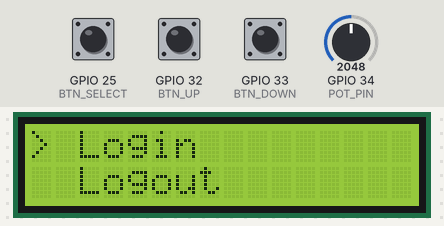
Bench run of a program on a simulated ESP32. Shown: 16×2 character LCD. The test bench sets the inputs (shaded band); at power-on: GPIO 32 (BTN_UP) HIGH, GPIO 25 (BTN_SELECT) HIGH, GPIO 33 (BTN_DOWN) HIGH, GPIO 34 (POT_PIN) = 2048.

Above: at 2.2 s.
2.3 s: GPIO 32 (BTN_UP) pulled LOW for 3.2 s
At 6.5 s:
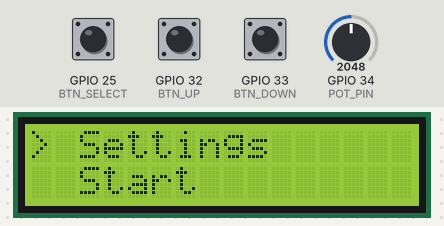
7.0 s: GPIO 25 (BTN_SELECT) pulled LOW for 0.15 s
At 7.8 s:
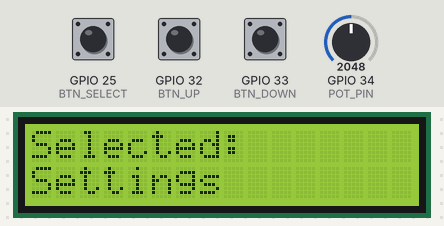
9.5 s: GPIO 25 (BTN_SELECT) pulled LOW for 3.2 s
14.2 s: GPIO 32 (BTN_UP) pulled LOW for 0.15 s
At 15.1 s:
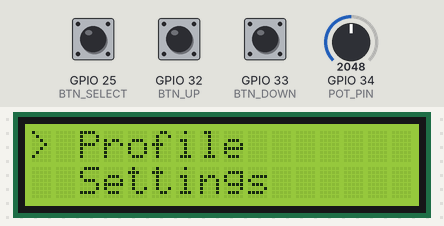
15.8 s: GPIO 25 (BTN_SELECT) pulled LOW for 1 s
At 16.3 s:
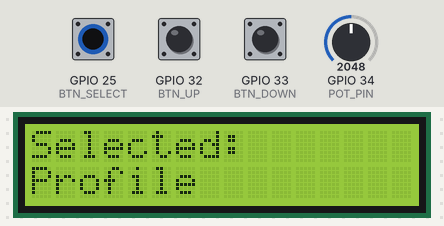
18.3 s: GPIO 25 (BTN_SELECT) driven LOW and GPIO 32 (BTN_UP) driven LOW
At 19.2 s:
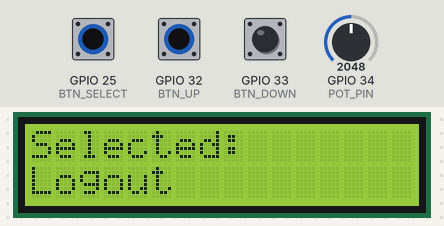
Timing chart, 0 to 21.3 s (numbered marks = the images above; inputs shaded):
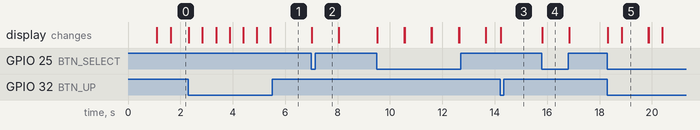

The program:

main.cpp
```cpp
#include <Arduino.h>
#include <Wire.h>
#include <LiquidCrystal_I2C.h>

#define SDA 21 // SDA pin
#define SCK 22 // SCK pin

LiquidCrystal_I2C lcd(0x27, 16, 2); // 16 columns, 2 rows (16x2 LCD display)

const int BTN_UP = 32; // Up button
const int BTN_DOWN = 33; // Down button
const int BTN_SELECT = 25; // Select button
const int POT_PIN = 34; // Potentiomete

const int numItems = 5;
String menuItems[numItems] = {"Start", "Login", "Logout", "Profile", "Settings", };

int menuIndex = 0;
int lastMenuIndex = -1;
int lastPotIndex = -1;

void displayMenu(); // function to display menu
void handleButtons(); // function to ahndle button clicks
void handlePotentiometer(); // function to handle potentiometer

void setup() {

    // init buttons
    pinMode(BTN_UP, INPUT_PULLUP);
    pinMode(BTN_DOWN, INPUT_PULLUP);
    pinMode(BTN_SELECT, INPUT_PULLUP);

    // init LCD
    Wire.begin(21, 22);  // SDA, SCL for ESP32
    lcd.init();
    lcd.backlight();

    // write hello message on first row
    lcd.setCursor(0, 0);
    lcd.print("Hello!");
    delay(1000);
    displayMenu();
}

void loop() {
    handleButtons();
    handlePotentiometer();
}

void handleButtons() {

    // move to option above
    if (digitalRead(BTN_UP) == LOW) {
        menuIndex--;
        if (menuIndex < 0) menuIndex = numItems - 1;
    }

    // move to option below
    if (digitalRead(BTN_DOWN) == LOW) {
        menuIndex++;
        if (menuIndex >= numItems) menuIndex = 0;
    }

    // update display with either the above or below menu option
    if (menuIndex != lastMenuIndex) {
        displayMenu();
        lastMenuIndex = menuIndex; // update most recent selection
        delay(500);
    }

    // show selected option on second row
    if (digitalRead(BTN_SELECT) == LOW) {
       lcd.clear();
       lcd.setCursor(0,0);
       lcd.print("Selected: ");
       lcd.setCursor(0,1);
       lcd.print(menuItems[menuIndex]);
       delay(1000);
       displayMenu();
    }
}

void displayMenu() {
    lcd.clear();
    lcd.setCursor(0, 0);
    lcd.print("> " + menuItems[menuIndex]);
    lcd.setCursor(0, 1);
    lcd.print("  " + menuItems[(menuIndex + 1) % numItems]);
}

void handlePotentiometer() {

    int potVal = analogRead(POT_PIN);
    int potIndex = map(potVal, 4095, 0, 0, numItems - 1); // convert reading to menu options

    // update displau only if pot position has changed and different from current menuIndex
    if (potIndex != lastPotIndex && potIndex != menuIndex) {
        menuIndex = potIndex;
        lastMenuIndex = menuIndex;
        lastPotIndex = potIndex;
        displayMenu();
    }
}
```

Measured:
- after the input at 2.3 s, the display: first changes at once (image 1 shows a later state)
- after the input at 7.0 s, the display: changes at once (image 2)
- after the input at 14.2 s, the display: changes at once (image 3)
- after the input at 15.8 s, the display: changes at once (image 4)
- after the input at 18.3 s, the display: first changes at once (image 5 shows a later state)
- what the display in image 5 shows lasts 1.1 s, from 18.8 s to 19.9 s
